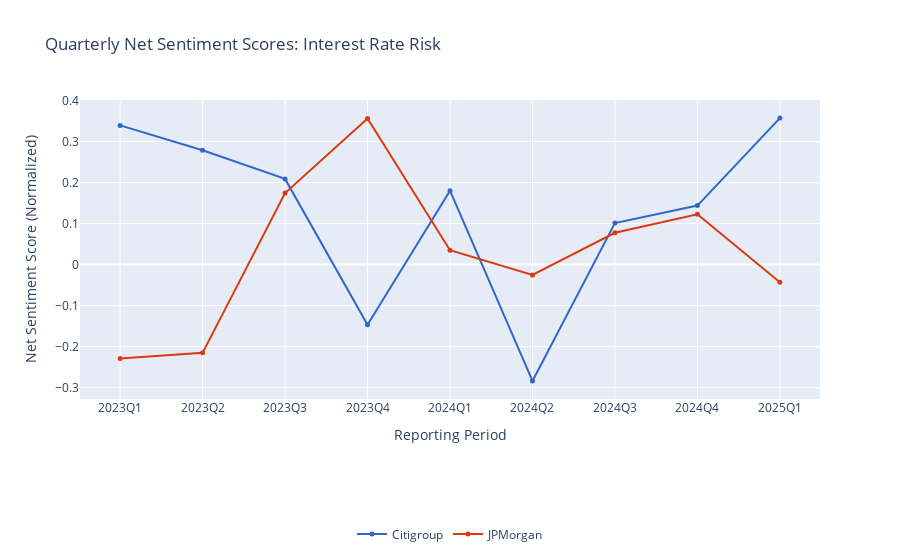

The code cell stored with this chart in its notebook:
### Code cell
# Generate a multiline chart for the net sentiment scores
risk_category = "Interest Rate Risk"
cols_to_plot = [col for col in risk_category_cols if risk_category in col]
legend_labels = [col.split(",")[-1].strip() for col in cols_to_plot]

fig_topics_relevance_sentiment_quarter = generate_multiline_chart(
	df=df_topics_relevance_sentiment_quarter_plotting,
	x_data_col='reporting_period',
	y_data_cols=cols_to_plot,
	x_title='Reporting Period',
	y_title='Net Sentiment Score (Normalized)',
	plot_title=f"Quarterly Net Sentiment Scores: {risk_category}",
	marker_size=5,
	line_legend_labels=legend_labels,
)

fig_topics_relevance_sentiment_quarter.show()

### Figure 1 — Plotly figure (JSON) as saved in the notebook; plotly's stock layout.template omitted (floating-point values rounded to 4 significant figures)
{"data": [{"line": {"color": "#3366CC"}, "marker": {"color": "#3366CC", "size": 5}, "mode": "lines+markers", "name": "Citigroup", "showlegend": true, "type": "scatter", "x": ["2023Q1", "2023Q2", "2023Q3", "2023Q4", "2024Q1", "2024Q2", "2024Q3", "2024Q4", "2025Q1"], "y": [0.3393, 0.2785, 0.2089, -0.1468, 0.1802, -0.2835, 0.1012, 0.1439, 0.3571], "yaxis": "y"}, {"line": {"color": "#DC3912"}, "marker": {"color": "#DC3912", "size": 5}, "mode": "lines+markers", "name": "JPMorgan", "showlegend": true, "type": "scatter", "x": ["2023Q1", "2023Q2", "2023Q3", "2023Q4", "2024Q1", "2024Q2", "2024Q3", "2024Q4", "2025Q1"], "y": [-0.2286, -0.2151, 0.1742, 0.356, 0.03494, -0.02532, 0.07748, 0.1225, -0.04315], "yaxis": "y"}], "layout": {"legend": {"orientation": "h", "x": 0.5, "xanchor": "center", "y": -0.5, "yanchor": "bottom"}, "title": {"text": "Quarterly Net Sentiment Scores: Interest Rate Risk"}, "xaxis": {"title": {"text": "Reporting Period"}}, "yaxis": {"title": {"text": "Net Sentiment Score (Normalized)"}}}}
